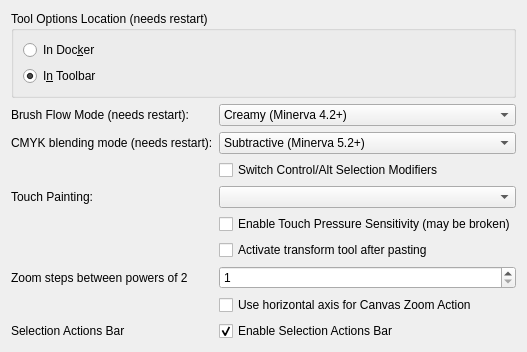
     <widget class="QWidget" name="Tools">
      <attribute name="title">
       <string>Tools</string>
      </attribute>
      <layout class="QFormLayout" name="formLayout_12">
       <item row="0" column="0" colspan="2">
        <widget class="QGroupBox" name="groupBox_4">
         <property name="title">
          <string>Tool Options Location (needs restart)</string>
         </property>
         <layout class="QVBoxLayout" name="verticalLayout_3">
          <item>
           <widget class="QRadioButton" name="m_radioToolOptionsInDocker">
            <property name="text">
             <string>In Doc&amp;ker</string>
            </property>
           </widget>
          </item>
          <item>
           <widget class="QRadioButton" name="m_radioToolOptionsInToolbar">
            <property name="text">
             <string>I&amp;n Toolbar</string>
            </property>
            <property name="checked">
             <bool>true</bool>
            </property>
           </widget>
          </item>
         </layout>
        </widget>
       </item>
       <item row="1" column="0">
        <widget class="QLabel" name="lblFlowMode">
         <property name="text">
          <string>Brush Flow Mode (needs restart):</string>
         </property>
        </widget>
       </item>
       <item row="1" column="1">
        <widget class="QComboBox" name="cmbFlowMode">
         <item>
          <property name="text">
           <string>Creamy (Minerva 4.2+)</string>
          </property>
         </item>
         <item>
          <property name="text">
           <string>Hard (Minerva 4.1 and earlier versions)</string>
          </property>
         </item>
        </widget>
       </item>
       <item row="2" column="0">
        <widget class="QLabel" name="lblCmykBlendingMode">
         <property name="text">
          <string>CMYK blending mode (needs restart):</string>
         </property>
        </widget>
       </item>
       <item row="2" column="1">
        <widget class="QComboBox" name="cmbCmykBlendingMode">
         <item>
          <property name="text">
           <string>Subtractive (Minerva 5.2+)</string>
          </property>
         </item>
         <item>
          <property name="text">
           <string>Additive (Minerva 5.1 and earlier versions)</string>
          </property>
         </item>
        </widget>
       </item>
       <item row="3" column="1">
        <widget class="QCheckBox" name="m_chkSwitchSelectionCtrlAlt">
         <property name="text">
          <string>Switch Control/Alt Selection Modifiers</string>
         </property>
        </widget>
       </item>
       <item row="4" column="0">
        <widget class="QLabel" name="lblTouchPainting">
         <property name="text">
          <string>Touch Painting:</string>
         </property>
        </widget>
       </item>
       <item row="4" column="1">
        <widget class="QComboBox" name="cmbTouchPainting"/>
       </item>
       <item row="5" column="1">
        <widget class="QCheckBox" name="chkTouchPressureSensitivity">
         <property name="toolTip">
          <string>Enable reading of pressure state for touch events. This data may be broken on some platforms, e.g. on some Android devices, where pressure may be reported as 0.0 all the time.</string>
         </property>
         <property name="text">
          <string>Enable Touch Pressure Sensitivity (may be broken)</string>
         </property>
        </widget>
       </item>
       <item row="6" column="1">
        <widget class="QCheckBox" name="chkEnableTransformToolAfterPaste">
         <property name="text">
          <string>Activate transform tool after pasting</string>
         </property>
        </widget>
       </item>
       <item row="7" column="0">
        <widget class="QLabel" name="lblZoomSteps">
         <property name="text">
          <string>Zoom steps between powers of 2</string>
         </property>
        </widget>
       </item>
       <item row="7" column="1">
        <widget class="QSpinBox" name="spnZoomSteps">
         <property name="minimum">
          <number>1</number>
         </property>
         <property name="maximum">
          <number>32</number>
         </property>
        </widget>
       </item>
       <item row="8" column="1">
        <widget class="QCheckBox" name="chkZoomHorizontally">
         <property name="text">
          <string>Use horizontal axis for Canvas Zoom Action</string>
         </property>
        </widget>
       </item>
       <item row="9" column="0">
        <widget class="QLabel" name="lblSelectionActionBar">
         <property name="text">
          <string>Selection Actions Bar</string>
         </property>
        </widget>
       </item>
       <item row="9" column="1">
        <widget class="QCheckBox" name="chkEnableSelectionActionBar">
         <property name="toolTip">
          <string>When enabled, any selections will produce a small floating panel of useful selection-related actions.</string>
         </property>
         <property name="text">
          <string>Enable Selection Actions Bar</string>
         </property>
         <property name="checked">
          <bool>true</bool>
         </property>
        </widget>
       </item>
      </layout>
     </widget>
